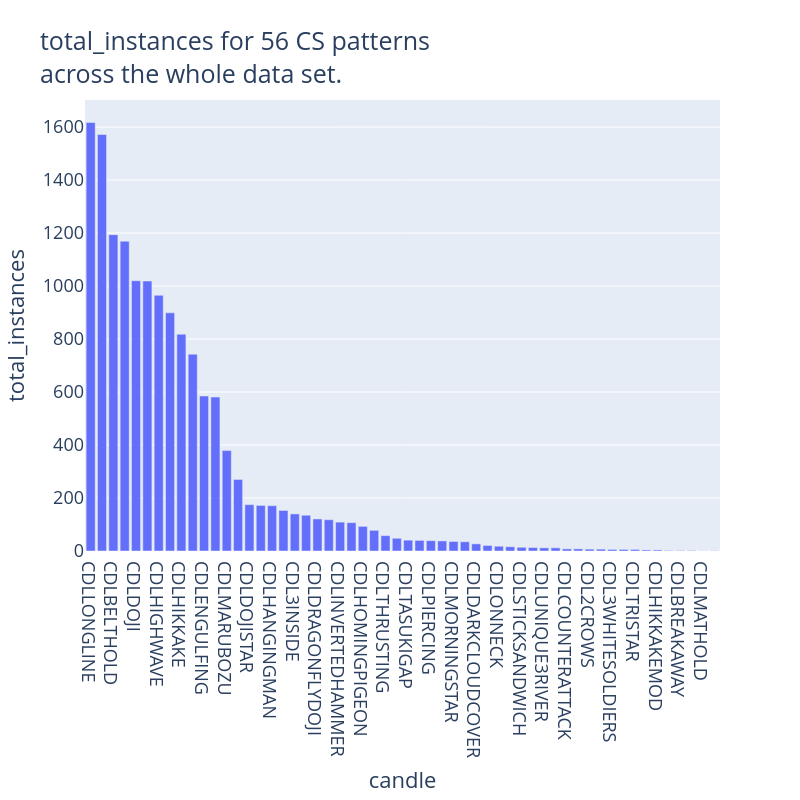
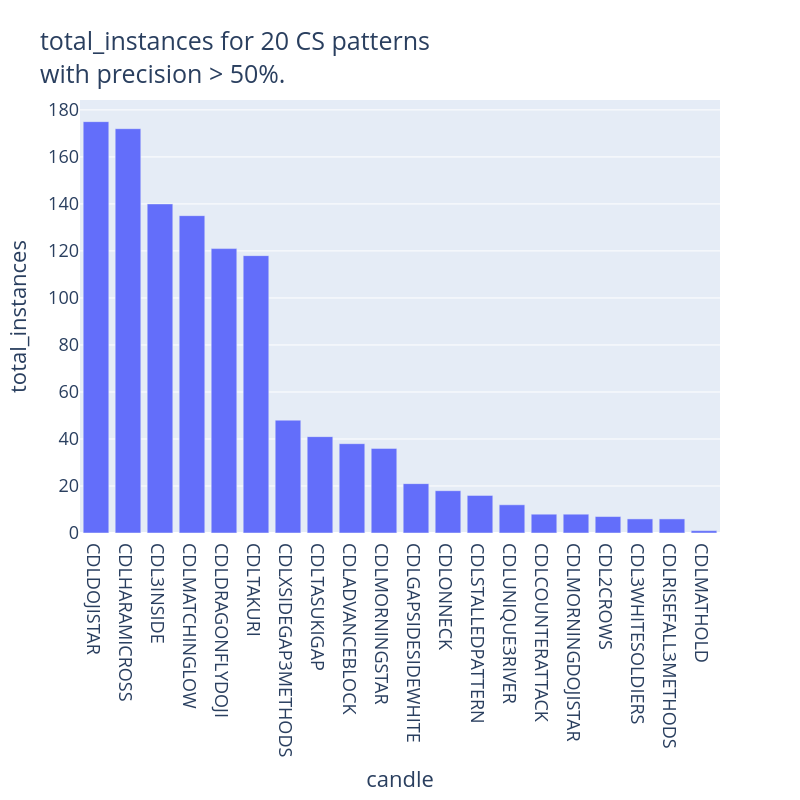

The notebook cell saved with these charts, in order:
### Markdown cell above
We aim to delve into the performance metrics by examining candlestick signals from two perspectives: the total number of instances and those instances where the Wilson-corrected true positive score exceeds 50%. Moreover, for every candlestick pattern, we plan to display the Wilson-corrected true positive score along with their 95% uncertainty interval in a bar chart. This chart will also demarcate trading zones in red, yellow, and green, as follows:

- Red Zone: Signals with a true positive score significantly below the 50% threshold are deemed to lack informational content. In fact, such signals are considered contraindicators, suggesting a course of action opposite to what they indicate.

- Yellow Zone: True positive scores ranging between 50% and 55% fall into this category. These signals are potential candidates for further exploration, as they might possess some predictive value.

- Green Zone: Signals with performance metrics exceeding 55% are regarded as informative, suggesting that they could provide a reliable basis for trading decisions.

This approach allows us to systematically assess the reliability of candlestick patterns in forecasting market movements. By categorizing signals into these zones based on their Wilson-corrected true positive scores, we can more effectively identify patterns that are likely to trigger trading action.

Our examination reveals that certain candlestick patterns manifest frequently, occurring between 200 to 1600 times for MSFT from 15 June 1992 to the end of December 2023. However, many patterns are rare and almost never appear. Unfortunately, refining our selection to include only those signals with a precision greater than 50% dramatically reduces our pool from 61 candlestick patterns to just 20 viable candidates. Moreover, when we apply 95% confidence intervals to these candidates, we find that none offer genuinely informative signals based on our criteria. Intriguingly, our analysis identifies the `Long Line` pattern as a counter-signal, suggesting that its appearance may indicate an opportunity to take a position contrary to the one it would typically suggest.

### Code cell
# plot all patterns, ranked by number of instances
plot_cs_performance(
    df=performance_metrics,
    criterion="total_instances",
    title_suffix="across the whole data set.",
)

# plot the patterns, ranked by number of instances, with a true-positive rate >50%.
plot_cs_performance(
    df=performance_metrics.query("precision > 0.5").sort_values(
        by="total_instances", ascending=False
    ),
    criterion="total_instances",
    title_suffix="with precision > 50%.",
)

### Figure 1 — Plotly figure (JSON) as saved in the notebook; plotly's stock layout.template omitted (floating-point values rounded to 4 significant figures)
{"data": [{"alignmentgroup": "True", "hovertemplate": "candle=%{x}<br>total_instances=%{y}<extra></extra>", "legendgroup": "", "marker": {"color": "#636efa", "pattern": {"shape": ""}}, "name": "", "offsetgroup": "", "orientation": "v", "showlegend": false, "textposition": "auto", "type": "bar", "x": ["CDLLONGLINE", "CDLSPINNINGTOP", "CDLBELTHOLD", "CDLCLOSINGMARUBOZU", "CDLDOJI", "CDLLONGLEGGEDDOJI", "CDLHIGHWAVE", "CDLSHORTLINE", "CDLHIKKAKE", "CDLRICKSHAWMAN", "CDLENGULFING", "CDLHARAMI", "CDLMARUBOZU", "CDL3OUTSIDE", "CDLDOJISTAR", "CDLHARAMICROSS", "CDLHANGINGMAN", "CDLHAMMER", "CDL3INSIDE", "CDLMATCHINGLOW", "CDLDRAGONFLYDOJI", "CDLTAKURI", "CDLINVERTEDHAMMER", "CDLGRAVESTONEDOJI", "CDLHOMINGPIGEON", "CDLSHOOTINGSTAR", "CDLTHRUSTING", "CDLXSIDEGAP3METHODS", "CDLTASUKIGAP", "CDLEVENINGSTAR", "CDLPIERCING", "CDLADVANCEBLOCK", "CDLMORNINGSTAR", "CDLSEPARATINGLINES", "CDLDARKCLOUDCOVER", "CDLGAPSIDESIDEWHITE", "CDLONNECK", "CDLSTALLEDPATTERN", "CDLSTICKSANDWICH", "CDLEVENINGDOJISTAR", "CDLUNIQUE3RIVER", "CDLLADDERBOTTOM", "CDLCOUNTERATTACK", "CDLMORNINGDOJISTAR", "CDL2CROWS", "CDLINNECK", "CDL3WHITESOLDIERS", "CDLRISEFALL3METHODS", "CDLTRISTAR", "CDL3LINESTRIKE", "CDLHIKKAKEMOD", "CDL3BLACKCROWS", "CDLBREAKAWAY", "CDLUPSIDEGAP2CROWS", "CDLMATHOLD", "CDLIDENTICAL3CROWS"], "xaxis": "x", "y": [1617, 1572, 1194, 1169, 1020, 1019, 965, 899, 818, 743, 585, 581, 379, 270, 175, 172, 171, 153, 140, 135, 121, 118, 109, 107, 93, 78, 58, 48, 41, 40, 39, 38, 36, 35, 27, 21, 18, 16, 14, 13, 12, 12, 8, 8, 7, 7, 6, 6, 6, 4, 4, 2, 2, 2, 1, 1], "yaxis": "y"}], "layout": {"autosize": false, "barmode": "relative", "font": {"size": 18}, "height": 800, "legend": {"tracegroupgap": 0}, "title": {"text": "total_instances for 56 CS patterns<br>across the whole data set."}, "width": 800, "xaxis": {"anchor": "y", "autorange": true, "domain": [0, 1], "range": [-0.5, 55.5], "title": {"text": "candle"}, "type": "category"}, "yaxis": {"anchor": "x", "autorange": true, "domain": [0, 1], "range": [0, 1702.0], "title": {"text": "total_instances"}, "type": "linear"}}}

### Figure 2 — Plotly figure (JSON) as saved in the notebook; plotly's stock layout.template omitted (floating-point values rounded to 4 significant figures)
{"data": [{"alignmentgroup": "True", "hovertemplate": "candle=%{x}<br>total_instances=%{y}<extra></extra>", "legendgroup": "", "marker": {"color": "#636efa", "pattern": {"shape": ""}}, "name": "", "offsetgroup": "", "orientation": "v", "showlegend": false, "textposition": "auto", "type": "bar", "x": ["CDLDOJISTAR", "CDLHARAMICROSS", "CDL3INSIDE", "CDLMATCHINGLOW", "CDLDRAGONFLYDOJI", "CDLTAKURI", "CDLXSIDEGAP3METHODS", "CDLTASUKIGAP", "CDLADVANCEBLOCK", "CDLMORNINGSTAR", "CDLGAPSIDESIDEWHITE", "CDLONNECK", "CDLSTALLEDPATTERN", "CDLUNIQUE3RIVER", "CDLCOUNTERATTACK", "CDLMORNINGDOJISTAR", "CDL2CROWS", "CDL3WHITESOLDIERS", "CDLRISEFALL3METHODS", "CDLMATHOLD"], "xaxis": "x", "y": [175, 172, 140, 135, 121, 118, 48, 41, 38, 36, 21, 18, 16, 12, 8, 8, 7, 6, 6, 1], "yaxis": "y"}], "layout": {"autosize": false, "barmode": "relative", "font": {"size": 18}, "height": 800, "legend": {"tracegroupgap": 0}, "title": {"text": "total_instances for 20 CS patterns<br>with precision > 50%."}, "width": 800, "xaxis": {"anchor": "y", "autorange": true, "domain": [0, 1], "range": [-0.5, 19.5], "title": {"text": "candle"}, "type": "category"}, "yaxis": {"anchor": "x", "autorange": true, "domain": [0, 1], "range": [0, 184.2], "title": {"text": "total_instances"}, "type": "linear"}}}
